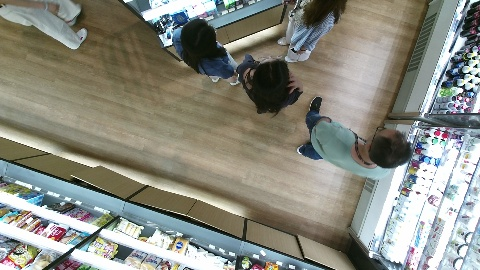
#> input picture input/pic1.jpg, 480 x 270 px
$ python 09-imread.py input/pic1.jpg
#> lines starting #> are read from the running program, lines starting #| are printed output that depends on the picture; after the words box and inside, x2 and y2 are one past the last pixel; in counts of white or black regions, pixels touching at a corner belong together
#
# FILENAME.
#       imread.py - OpenCV imread.
#
# FUNCTIONAL DESCRIPTION.
#       The app read an image file and analyze it.
#
# NOTICE.
#       Author: zhugy2@lenovo.com (Guang Yu Zhu)
#       Created on 2019/5/12
#

#
# Include standard packages.
#

import argparse
import logging
import pdb

#
# Include specific packages.
#

import cv2
import numpy as np
import matplotlib.pyplot as plt

#
# Build argument parser and return it.
#

def buildArgParser():

    parser = argparse.ArgumentParser(
                description='Build ...')

    #
    # Standard arguments
    #

    parser.add_argument(
            "-v",
            dest="verbose",
            action='store_true',
            help="Verbose log")

    #
    # Anonymous arguments.
    #

    parser.add_argument(
            'file',
            help='A file')

    #
    # Specific arguments
    #

    parser.add_argument(
            "-r",
            type=int,
            default=10,
            dest="rate",
            help="Rate between 0 ~ 100")

    parser.add_argument(
            "--show",
            dest="showDetail",
            action='store_true',
            help="Show detail.")

    return parser

def getHead(block, rate):

    #
    # Sort colors.
    #

    colors = block.flatten()
    colors.sort()

    #
    # Select colors.
    #

    num = len(colors)
    logging.info('len(colors) = %d' % num)
    colors = colors[:int(num*(rate/100))]
    logging.info('len(colors) = %d' % len(colors))
    colors = np.unique(colors)
    logging.info('len(colors) = %d' % len(colors))

    #
    # Get minPoints.
    #

    minPoints = []
    for y in range(block.shape[0]):
        for x in range(block.shape[1]):
            if block[y][x] in colors:
                minPoints.append([y, x])
    logging.info('len(minPoints) = %d' % len(minPoints))

    #
    # Get head.
    #

    yList = [p[0] for p in minPoints]
    xList = [p[1] for p in minPoints]

    cx = -1
    cy = -1

    cx = int(sum(xList) / len(xList))
    cy = int(sum(yList) / len(yList))
    logging.info('head = (%d, %d)' % (cx, cy))

    return (cx, cy, minPoints)

def main():

    #
    # Parse arguments
    #

    args = buildArgParser().parse_args()

    #
    # Enable log if -v
    #

    if args.verbose:
        logging.basicConfig(level=logging.DEBUG, format='%(message)s')
    logging.info(args)

    #
    # Load the image.
    #

    img = cv2.imread(args.file)
#> img is the input picture: shape (270, 480, 3); mean B, G, R 127.9, 138.2, 137.1
    print('img.shape = %s' % str(img.shape))
#| img.shape = (270, 480, 3)

    #
    # Convert it to gray colors.
    #

    img2 = img[:, :, 0].copy()
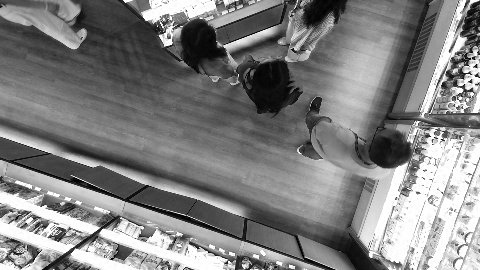
#> img2: shape (270, 480); min 0, max 255, mean 127.9
    print('img2.shape = %s' % str(img2.shape))
#| img2.shape = (270, 480)
    cv2.imshow('img2', img)

    #pdb.set_trace()

    #
    # Show histogram.
    #

    hist = cv2.calcHist([img2], [0], None, [256], [0, 256])
#> hist = 256 values, max 7222 at index 255, min 29 at index 2, mean 506.2
    #print('hist = %s' % str(hist))

    if args.showDetail:
        plt.bar(range(1,257), hist)
        plt.show()

    #
    # Get a head.
    #

    (cx, cy, minPoints) = getHead(img2, args.rate)
#> in getHead, `num = len(colors)`: num = 129600
#> in getHead, `colors = colors[:int(num*(rate/100))]`: colors = 12960 values from 0 to 49
#> in getHead, `colors = np.unique(colors)`: colors = 50 values from 0 to 49
#> cx = 254; cy = 107; minPoints = 13025 pairs, first value 0 to 269, second value 0 to 479


    #
    # Label head.
    #

    for p in minPoints:
        cv2.circle(
            img,
            (p[1], p[0]),
            4,
            (255, 0, 0),
            -1)
#> this loop made 13025 passes
#> p on passes 1 to 3: [0, 79], [0, 118], [0, 119]
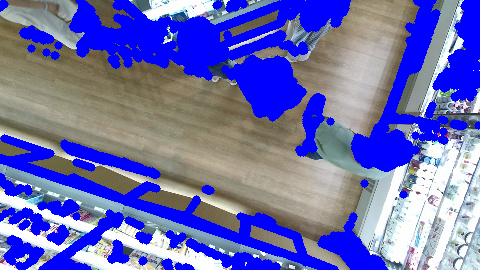
#> img: shape (270, 480, 3); mean B, G, R 179.6, 109.1, 108.5

    cv2.circle(
        img,
        (cx, cy),
        4,
        (0, 0, 255),
        -1)
#> img: shape (270, 480, 3); 0.04% of pixels changed, all inside (x1, y1, x2, y2) = (250, 103, 259, 112)

    cv2.imshow('img', img)

    #
    # Close windows.
    #

    #pdb.set_trace()
    cv2.waitKey(0)
    cv2.destroyAllWindows()


if __name__ == '__main__':

    main()
